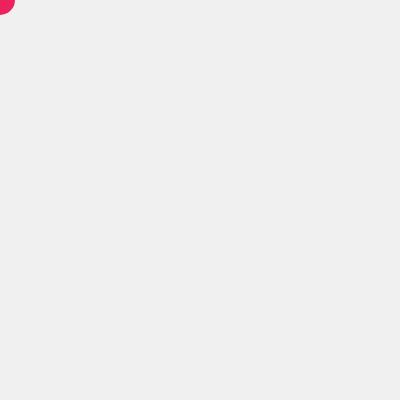
Frame 1 (no input)
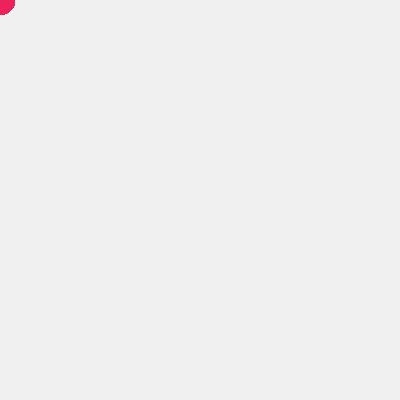
Frame 60 (no input)
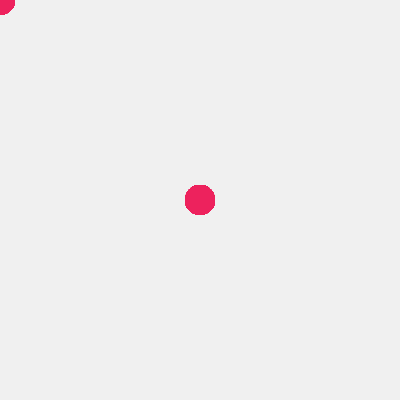
Frame 120 (the mouse pressed at the canvas centre since frame 60)

The p5.js sketch that drew these frames (run headless with seeded random() and noise() and a simulated clock; from frame 60 on, the mouse is pressed at the canvas centre):

// p5.js sketch
// ── sketch.js
function setup() {
  createCanvas(400, 400);
  background(240);
  noStroke();
}

function draw() {
  fill(237, 34, 93);
  ellipse(mouseX, mouseY, 30, 30); 
}
